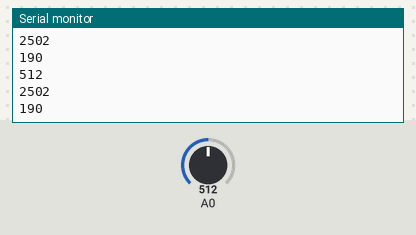
Recording of a sketch running on a simulated Arduino Uno, built with avr-gcc and run on an emulated ATmega328P. Parts: the last lines printed to the serial monitor. The inputs (shaded band) are chosen by the test bench; at power-on: A0 = 512.

Above: at 1.3 s.
1.4 s: A0 set to 716
At 1.81 s:
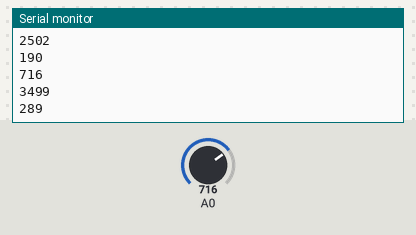
2.9 s: A0 set to 900
At 3.32 s:
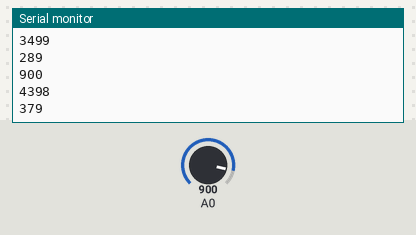
Timing chart, 0 to 5.9 s (numbered marks = the images above; inputs shaded):
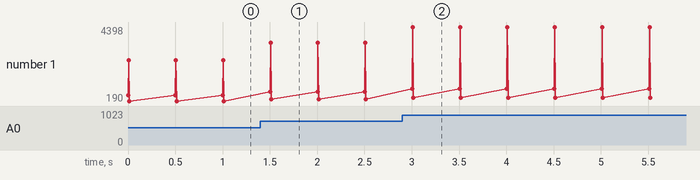

The sketch:

sketch_oct11c.ino
```cpp
void setup() {
Serial.begin(9600) ; // パソコン(ArduinoIDE)とシリアル通信の準備
}
void loop() {
int ans , temp , tv ;
ans = analogRead(0) ; // アナログ０番ピンからセンサー値を読込む
tv = map(ans,0,1023,0,5000) ; // センサー値を電圧に変換する
temp = map(tv,300,1600,-30,100) ; // 電圧から温度に変換する
Serial.println(ans) ; // ansの値をパソコン(ＩＤＥ)に送る
Serial.println(tv) ;　// tvの値をパソコンに送る
Serial.println(temp) ;  // tempの値をパソコンに送る
delay(500) ; // １秒毎に繰り返す
}
```

Measured:
- after the input at 1.4 s, the serial monitor: prints a new line after 0.10 s (image 1)
- after the input at 2.9 s, the serial monitor: prints a new line after 0.11 s (image 2)
- plotted number 1: 190 → 289 after the input at 1.4 s, 289 → 379 after the input at 2.9 s
